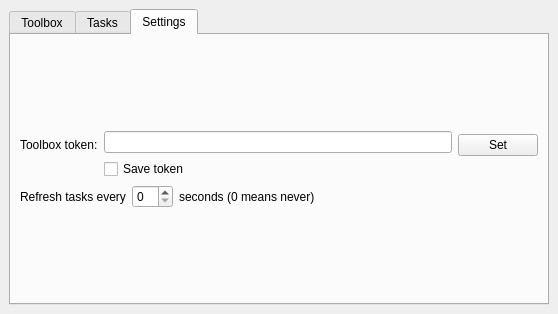
<?xml version="1.0" encoding="UTF-8"?>
<ui version="4.0">
 <class>NextgisToolboxDialogBase</class>
 <widget class="QMainWindow" name="NextgisToolboxDialogBase">
  <layout class="QVBoxLayout" name="verticalLayout_2">
   <item>
    <widget class="QWidget" name="mainLayout" native="true">
     <layout class="QVBoxLayout" name="verticalLayout">
      <item>
       <widget class="QTabWidget" name="tabWidget">
        <property name="currentIndex">
         <number>2</number>
        </property>
        <widget class="QWidget" name="toolboxWidget">
         <attribute name="title">
          <string>Toolbox</string>
         </attribute>
         <layout class="QVBoxLayout" name="verticalLayout_3">
          <item>
           <widget class="QLineEdit" name="treeFilter">
            <property name="toolTip">
             <string/>
            </property>
            <property name="statusTip">
             <string/>
            </property>
            <property name="whatsThis">
             <string/>
            </property>
            <property name="placeholderText">
             <string>filter</string>
            </property>
           </widget>
          </item>
          <item>
           <layout class="QHBoxLayout" name="horizontalLayout_2" stretch="3,2">
            <item>
             <widget class="QTreeWidget" name="treeWidget">
              <property name="sortingEnabled">
               <bool>true</bool>
              </property>
              <property name="headerHidden">
               <bool>true</bool>
              </property>
              <column>
               <property name="text">
                <string notr="true">1</string>
               </property>
              </column>
             </widget>
            </item>
            <item>
             <widget class="QTextBrowser" name="itemDescription">
              <property name="html">
               <string>&lt;!DOCTYPE HTML PUBLIC &quot;-//W3C//DTD HTML 4.0//EN&quot; &quot;http://www.w3.org/TR/REC-html40/strict.dtd&quot;&gt;
&lt;html&gt;&lt;head&gt;&lt;meta name=&quot;qrichtext&quot; content=&quot;1&quot; /&gt;&lt;meta charset=&quot;utf-8&quot; /&gt;&lt;style type=&quot;text/css&quot;&gt;
p, li { white-space: pre-wrap; }
hr { height: 1px; border-width: 0; }
li.unchecked::marker { content: &quot;\2610&quot;; }
li.checked::marker { content: &quot;\2612&quot;; }
&lt;/style&gt;&lt;/head&gt;&lt;body style=&quot; font-family:'Segoe UI'; font-size:9pt; font-weight:400; font-style:normal;&quot;&gt;
&lt;p style=&quot;-qt-paragraph-type:empty; margin-top:0px; margin-bottom:0px; margin-left:0px; margin-right:0px; -qt-block-indent:0; text-indent:0px;&quot;&gt;&lt;br /&gt;&lt;/p&gt;&lt;/body&gt;&lt;/html&gt;</string>
              </property>
              <property name="openExternalLinks">
               <bool>true</bool>
              </property>
             </widget>
            </item>
           </layout>
          </item>
         </layout>
        </widget>
        <widget class="QWidget" name="tasksWidget">
         <attribute name="title">
          <string>Tasks</string>
         </attribute>
         <layout class="QVBoxLayout" name="verticalLayout_5">
          <item>
           <widget class="QTableWidget" name="tableWidget">
            <property name="sizePolicy">
             <sizepolicy hsizetype="Preferred" vsizetype="Expanding">
              <horstretch>0</horstretch>
              <verstretch>0</verstretch>
             </sizepolicy>
            </property>
            <attribute name="horizontalHeaderCascadingSectionResizes">
             <bool>true</bool>
            </attribute>
            <attribute name="horizontalHeaderDefaultSectionSize">
             <number>120</number>
            </attribute>
            <attribute name="horizontalHeaderStretchLastSection">
             <bool>true</bool>
            </attribute>
            <attribute name="verticalHeaderVisible">
             <bool>false</bool>
            </attribute>
            <column>
             <property name="text">
              <string>Task</string>
             </property>
            </column>
            <column>
             <property name="text">
              <string>Date</string>
             </property>
            </column>
            <column>
             <property name="text">
              <string>Status</string>
             </property>
            </column>
            <column>
             <property name="text">
              <string>OrderId</string>
             </property>
            </column>
           </widget>
          </item>
          <item>
           <widget class="QPushButton" name="refreshButton">
            <property name="enabled">
             <bool>false</bool>
            </property>
            <property name="text">
             <string>Refresh</string>
            </property>
           </widget>
          </item>
          <item>
           <layout class="QHBoxLayout" name="horizontalLayout">
            <item>
             <widget class="QPushButton" name="resultsButton">
              <property name="enabled">
               <bool>false</bool>
              </property>
              <property name="text">
               <string>Show results</string>
              </property>
             </widget>
            </item>
            <item>
             <widget class="QPushButton" name="infoButton">
              <property name="enabled">
               <bool>false</bool>
              </property>
              <property name="text">
               <string>Show error</string>
              </property>
             </widget>
            </item>
           </layout>
          </item>
         </layout>
        </widget>
        <widget class="QWidget" name="configsWidget">
         <attribute name="title">
          <string>Settings</string>
         </attribute>
         <layout class="QVBoxLayout" name="verticalLayout_8">
          <item>
           <spacer name="verticalSpacer_2">
            <property name="orientation">
             <enum>Qt::Vertical</enum>
            </property>
            <property name="sizeHint" stdset="0">
             <size>
              <width>20</width>
              <height>40</height>
             </size>
            </property>
           </spacer>
          </item>
          <item>
           <layout class="QHBoxLayout" name="horizontalLayout_3">
            <item>
             <layout class="QVBoxLayout" name="verticalLayout_6">
              <item>
               <widget class="QLabel" name="tokenLabel">
                <property name="text">
                 <string>Toolbox token:</string>
                </property>
               </widget>
              </item>
              <item>
               <spacer name="horizontalSpacer">
                <property name="orientation">
                 <enum>Qt::Horizontal</enum>
                </property>
                <property name="sizeType">
                 <enum>QSizePolicy::Minimum</enum>
                </property>
                <property name="sizeHint" stdset="0">
                 <size>
                  <width>20</width>
                  <height>20</height>
                 </size>
                </property>
               </spacer>
              </item>
             </layout>
            </item>
            <item>
             <layout class="QVBoxLayout" name="verticalLayout_4">
              <item>
               <widget class="QLineEdit" name="tokenEdit">
                <property name="text">
                 <string/>
                </property>
                <property name="echoMode">
                 <enum>QLineEdit::Password</enum>
                </property>
               </widget>
              </item>
              <item>
               <widget class="QCheckBox" name="saveTokenCheckBox">
                <property name="text">
                 <string>Save token</string>
                </property>
               </widget>
              </item>
             </layout>
            </item>
            <item>
             <layout class="QVBoxLayout" name="verticalLayout_7">
              <item>
               <widget class="QPushButton" name="setTokenButton">
                <property name="text">
                 <string>Set</string>
                </property>
               </widget>
              </item>
              <item>
               <spacer name="horizontalSpacer_3">
                <property name="orientation">
                 <enum>Qt::Horizontal</enum>
                </property>
                <property name="sizeType">
                 <enum>QSizePolicy::Minimum</enum>
                </property>
                <property name="sizeHint" stdset="0">
                 <size>
                  <width>40</width>
                  <height>20</height>
                 </size>
                </property>
               </spacer>
              </item>
             </layout>
            </item>
           </layout>
          </item>
          <item>
           <layout class="QHBoxLayout" name="horizontalLayout_4" stretch="0,0,0,0">
            <property name="leftMargin">
             <number>0</number>
            </property>
            <item>
             <widget class="QLabel" name="label">
              <property name="sizePolicy">
               <sizepolicy hsizetype="Maximum" vsizetype="Preferred">
                <horstretch>0</horstretch>
                <verstretch>0</verstretch>
               </sizepolicy>
              </property>
              <property name="text">
               <string>Refresh tasks every</string>
              </property>
             </widget>
            </item>
            <item>
             <widget class="QSpinBox" name="refreshSpinBox">
              <property name="sizePolicy">
               <sizepolicy hsizetype="Maximum" vsizetype="Fixed">
                <horstretch>0</horstretch>
                <verstretch>0</verstretch>
               </sizepolicy>
              </property>
              <property name="singleStep">
               <number>5</number>
              </property>
             </widget>
            </item>
            <item>
             <widget class="QLabel" name="label_2">
              <property name="sizePolicy">
               <sizepolicy hsizetype="Maximum" vsizetype="Preferred">
                <horstretch>0</horstretch>
                <verstretch>0</verstretch>
               </sizepolicy>
              </property>
              <property name="text">
               <string>seconds (0 means never)</string>
              </property>
             </widget>
            </item>
            <item>
             <spacer name="horizontalSpacer_2">
              <property name="orientation">
               <enum>Qt::Horizontal</enum>
              </property>
              <property name="sizeHint" stdset="0">
               <size>
                <width>40</width>
                <height>20</height>
               </size>
              </property>
             </spacer>
            </item>
           </layout>
          </item>
          <item>
           <spacer name="verticalSpacer">
            <property name="orientation">
             <enum>Qt::Vertical</enum>
            </property>
            <property name="sizeHint" stdset="0">
             <size>
              <width>20</width>
              <height>40</height>
             </size>
            </property>
           </spacer>
          </item>
         </layout>
        </widget>
       </widget>
      </item>
     </layout>
    </widget>
   </item>
  </layout>
 </widget>
 <resources/>
 <connections/>
</ui>
